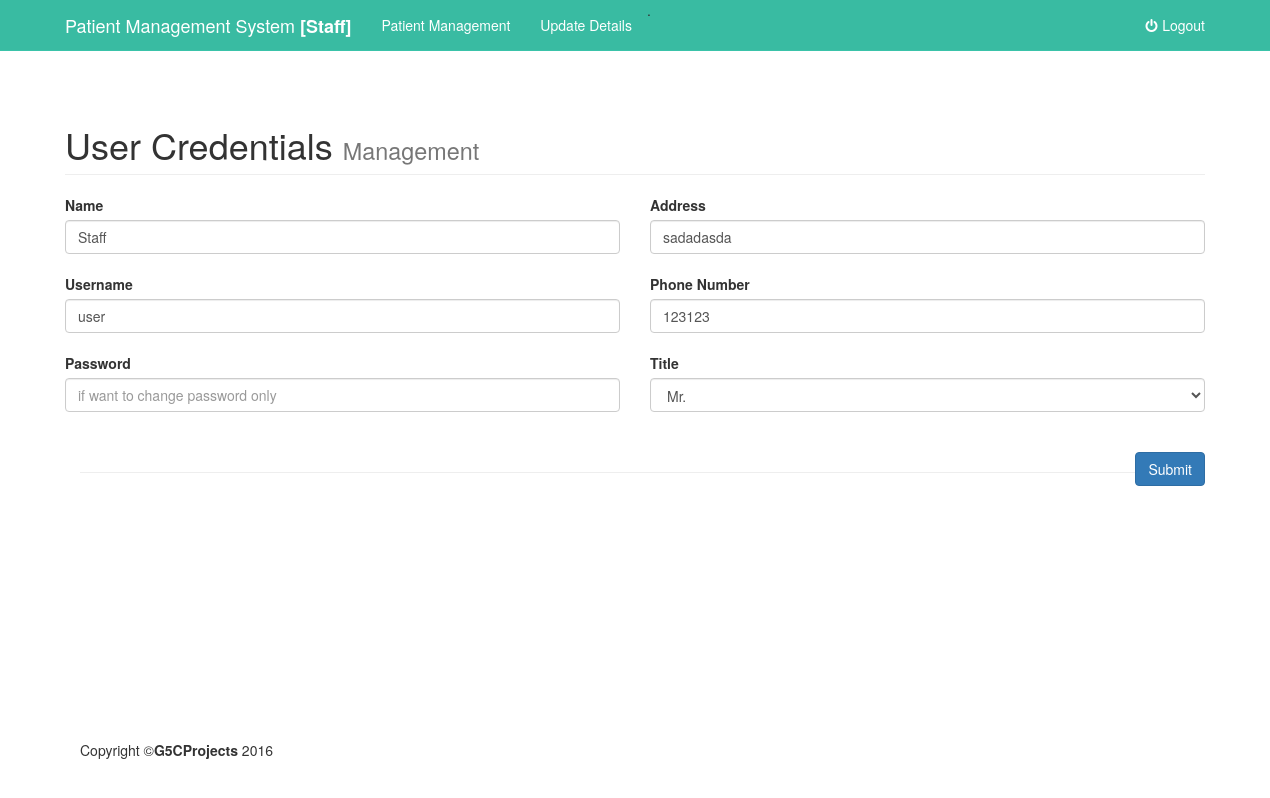
/staff/newu.php (signed in), run on an earlier commit of the app's database.
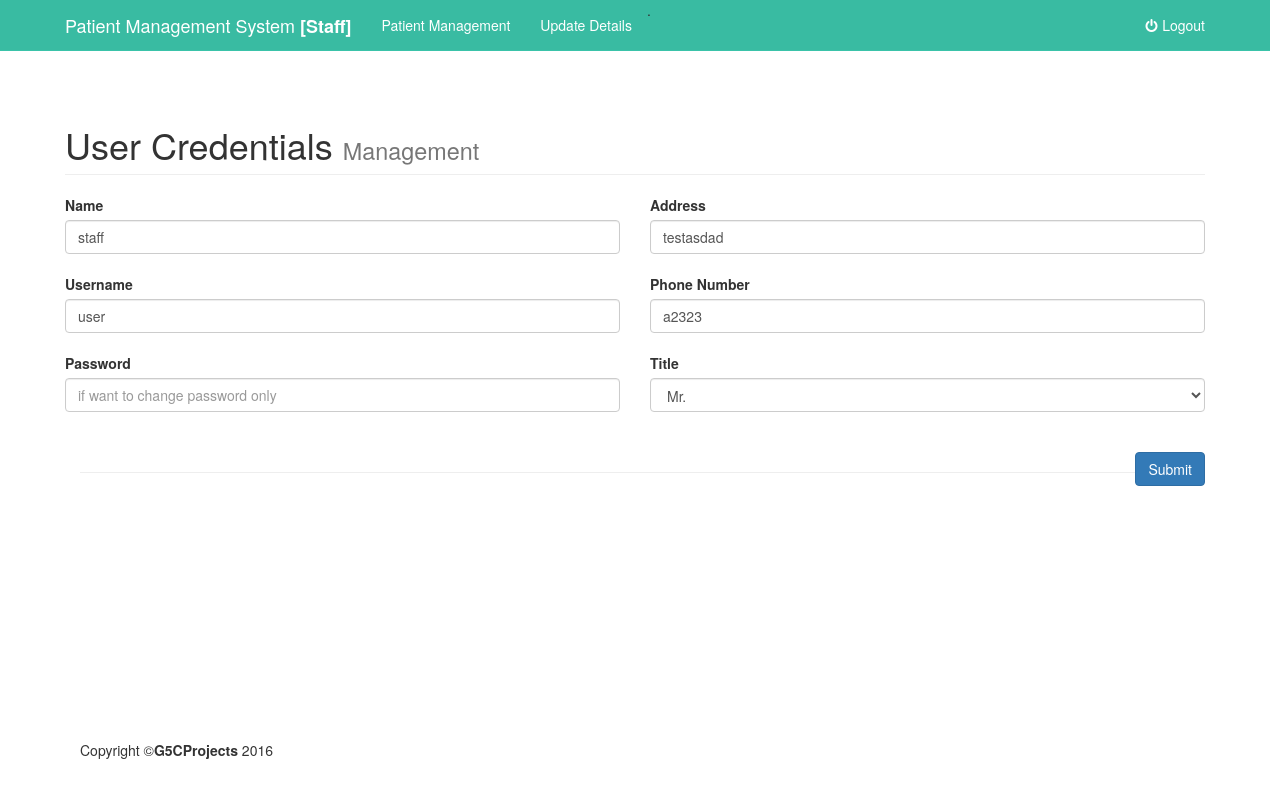
And on a later commit of the database.
### tables this page shows
CREATE TABLE `userdetail` (
  `staffid` int(25) NOT NULL,
  `name` varchar(50) NOT NULL,
  `address` text NOT NULL,
  `notel` varchar(14) NOT NULL,
  `title` varchar(20) NOT NULL
);

### staff/newu.php (the view, shortened to what this page needs)
<?php
include '../include/db.php';
$num = $_SESSION['sid'];
$sql = "SELECT login.username as username, d.name as name, d.address as address , d.notel as notel FROM userdetail d join login on login.num = d.staffid where staffid = '$num'";
$result = mysqli_query($connect,$sql);
include "include/header.php"; ?>
<div class="container">
       <div class="row">
                    <div class="col-lg-12">
                        <h1 class="page-header">
                            User Credentials <small>Management</small>
                        </h1>
                    </div>
                </div>
<div class="row">
    <div class="col-lg-6">
        <form method="POST" action = "reg_user.php">
            <?php while($row2 = mysqli_fetch_assoc($result)){ ?>
                <label>Name</label> </br>
                   <input class="form-control"  type="text" name = "name"  value="<?=$row2['name']; ?>" required>
             <label>Username</label> </br>
               <input class="form-control"  type="text" name = "user" value="<?=$row2['username']; ?>" required>
            <label>Password</label></br>
               <input class="form-control"  type="password" name = "pass"  placeholder = "if want to change password only"></a>
 </div>
        <div class="col-lg-6">
                <label>Address</label></br>
                   <input class="form-control"  type="text" name = "add" value="<?=$row2['address']; ?>" required></a>
                <label>Phone Number</label></br>
                   <input class="form-control"  type="text" name = "notel" value="<?=$row2['notel']; ?>" required></a>
                <label>Title</label></br>
                    <select class ="form-control" name = "title">
                        <option value = "Mr.">Mr.</option>
                    </select>
    </div>
<?php  }  ?>
</div>
<input class="btn btn-primary pull-right" type ="submit" name = "submit" id ="submit" value="Submit">
  <?php include "include/footer.php"; ?>

### staff/include/header.php (shortened to what this page needs)
<!DOCTYPE html>
<html lang="en">
<head>
    <link href="../css/bootstrap.min.css" rel="stylesheet">
    <link href="include/shop-homepage.css" rel="stylesheet">
    <link href="../css/stickyfooter.css" rel="stylesheet">
    <link href="../css/font-awesome/css/font-awesome.min.css" rel="stylesheet" type="text/css">
    <link rel="stylesheet" href="../css/sweetalert.css">
    <link href="../include/datatables-responsive/css/dataTables.responsive.css" rel="stylesheet">
    <link href="../include/datatables-plugins/integration/bootstrap/3/dataTables.bootstrap.css" rel="stylesheet">
</head>
<body>
    <nav class="navbar navbar-inverse navbar-fixed-top" role="navigation">
        <div class="container">
            <div class="navbar-header">
                <a class="navbar-brand" href="index.php">Patient Management System <strong>[Staff]</strong></a>
            </div>
            <div class="collapse navbar-collapse" id="bs-example-navbar-collapse-1">
                <ul class="nav navbar-nav ">
.                   <li> <a href="../staff/list.php">Patient Management</a></li>
                    <li> <a href="../staff/newu.php">Update Details</a></li>
                </ul>
                <ul class="nav navbar-nav navbar-right">
                   <li>
                    <a href="../logout.php"><i class="fa fa-fw fa-power-off">&nbsp;</i>Logout</a>
                    </li>
                </ul>
            </div>
        </div>
    </nav>

### staff/include/footer.php (shortened to what this page needs)
 <div class="container">
        <hr>
        <footer class="footer">
            <div class="row">
                <div class="col-lg-12">
                    <p>Copyright &copy;<strong>G5CProjects</strong> 2016</p>
                </div>
            </div>
        </footer>
    </div>
</body>
</html>

### staff/include/shop-homepage.css (style rules this page uses)
body { padding-top: 70px; }
footer { margin: 50px 0; }

### css/stickyfooter.css (style rules this page uses)
html { position: relative; min-height: 100%; }
body { margin-bottom: 60px; }
.footer { position: absolute; bottom: 0; width: 100%; height: 10px; background-color: #ffffff; }
body > .container { padding: 15px 15px 0; }

What changed in the data, as far as the page shows it:
changed userdetail "user": name "Staff" → "staff"; add "sadadasda" → "testasdad"; notel "123123" → "a2323"
